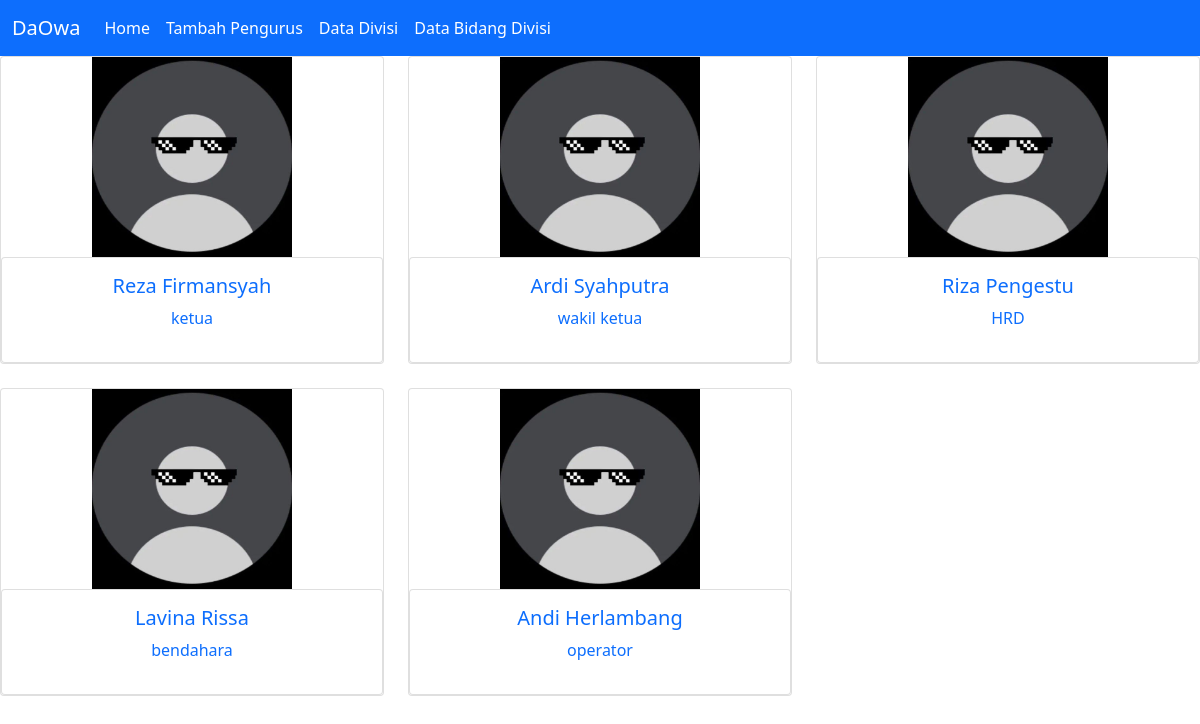
The page / on the database its author committed.
### tables this page shows
CREATE TABLE `pengurus` (
  `nim` int(11) NOT NULL,
  `nama` varchar(255) DEFAULT NULL,
  `semester` int(255) DEFAULT NULL,
  `id_bidang` int(255) DEFAULT NULL
);

CREATE TABLE `bidang_divisi` (
  `id_bidang` int(11) NOT NULL,
  `jabatan` varchar(256) DEFAULT NULL,
  `id_divisi` int(255) DEFAULT NULL
);

### conf.php (called while the page is built)
<?php
$db_host = "localhost";
$db_user = "root";
$db_pass = "";
$db_name = "db_ormawa";
?>

### includes/DB.class.php (called while the page is built, shortened)
<?php
class DB
{
    var $db_host = "";
    var $db_user = "";
    var $db_pass = "";
    var $db_name = "";
    var $db_link = "";
    var $result = 0;
    function DB($db_host = '', $db_user = '', $db_pass = '', $db_name = '')
    {
        $this->db_host = $db_host;
        $this->db_user = $db_user;
        $this->db_pass = $db_pass;
        $this->db_name = $db_name;
    }
    function open()
    {
        $this->db_link = mysqli_connect($this->db_host, $this->db_user, $this->db_pass, $this->db_name);
    }
    function execute($query = "")
    {
        $this->result = mysqli_query($this->db_link, $query);
        return $this->result;
    }
    function getResult()
    {
        return mysqli_fetch_array($this->result);
    }
}

### includes/pengurus.class.php (called while the page is built, shortened)
<?php
    class Pengurus extends DB
    {
        function getPengurus()
        {
            $query = "SELECT pengurus.nim, pengurus.nama, pengurus.semester,
                      divisi.id_divisi, divisi.nama_divisi, bidang_divisi.jabatan
                      FROM pengurus INNER JOIN bidang_divisi ON
                      pengurus.id_bidang = bidang_divisi.id_bidang INNER JOIN
                      divisi ON divisi.id_divisi = bidang_divisi.id_divisi
                      ORDER BY pengurus.id_bidang";
            return $this->execute($query);
        }
    }

### index.php (the view, shortened to what this page needs)
<?php
include("conf.php");
include("includes/Template.class.php");
include("includes/DB.class.php");
include("includes/pengurus.class.php");
include("includes/bidang_divisi.class.php");
$pengurus = new Pengurus($db_host, $db_user, $db_pass, $db_name);
$pengurus->open();
$pengurus->getPengurus();
$datapengurus = null;
$datapengurus .= "<div class='row row-cols-1 row-cols-md-3 g-4'>";
while(list($nim, $nama, $semester, $id_divisi, $divisi, $jabatan) = $pengurus->getResult())
{
    $datapengurus .=  "<a href = 'detail.php?id=" . "{$nim}" .
                    "' class = 'text-decoration-none'>" .
                    "<div class='card h-100'>" .
                    "<div style='text-align:center'>" .
                    "<img src = 'assets/img/default1.png' style='width:200px; height:200px;'/>" .
                    "<div class='card text-center'>" .
                    "<div class = 'card-body'>" .
                    "<h5 class='nama-pengurus'>" . "{$nama}" . "</h5>" .
                    "<p class='jabatan'>" . "{$jabatan}" . "</p>" .
                    "</div>" . "</div>" . "</div>" . "</div>" . "</a>";
}

### includes/Template.class.php (shortened to what this page needs)
<?php
class Template
{
    var $content = '';
    function Template($filename='')
    {
        $this->content = implode('', @file($filename));
    }
    function clear()
    {
        $this->content = preg_replace("/DATA_[A-Z|_|0-9]+/", "", $this->content);
    }
    function write()
    {
        print $this->content;
    }
    function replace($old = '', $new = '')
    {
        if (is_int($new)) {
            $value = sprintf("%d", $new);
        }
        elseif (is_float($new)) {
            $value = sprintf("%f", $new);
        }
        elseif (is_array($new)) {
            $value = '';
            foreach ($new as $item) {
                $value .= $item. ' ';
            }
        }
        else {
            $value = $new;
        }
        $this->content = preg_replace("/$old/", $value, $this->content);
    }
}

### rows shown on the page
pengurus: nama "Reza Firmansyah", id_bidang.jabatan "ketua"
pengurus: nama "Ardi Syahputra", id_bidang.jabatan "wakil ketua"
pengurus: nama "Riza Pengestu", id_bidang.jabatan "HRD"
pengurus: nama "Lavina Rissa", id_bidang.jabatan "bendahara"
pengurus: nama "Andi Herlambang", id_bidang.jabatan "operator"

### other values the page prints
$this->content "DaOwa Home Tambah Pengurus Data Divisi Data Bidang Divisi"
